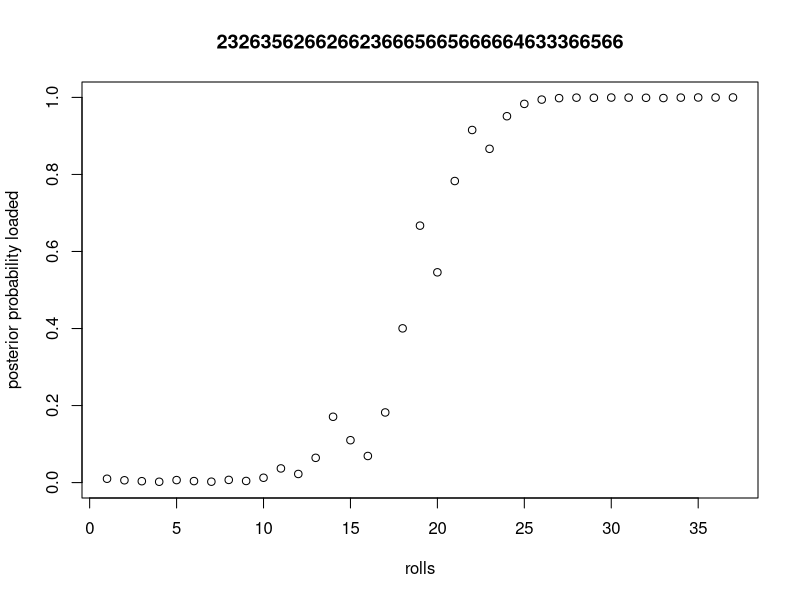
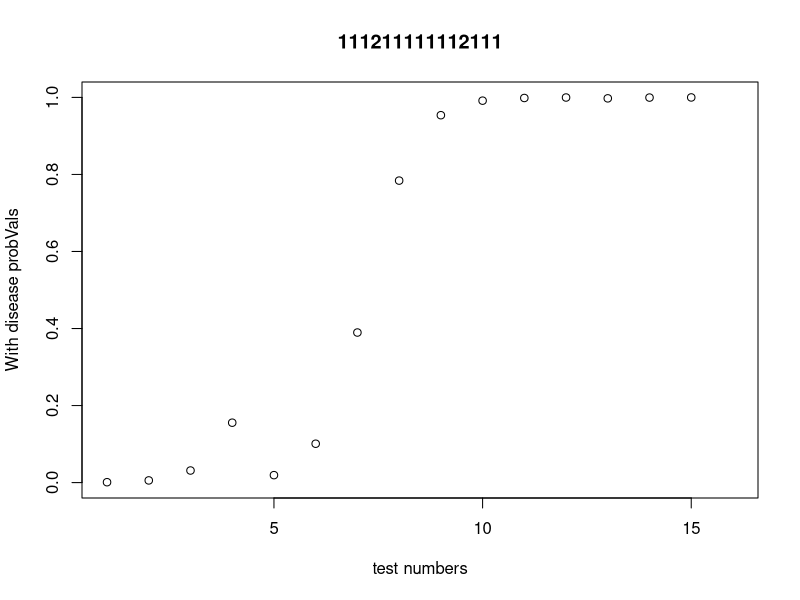
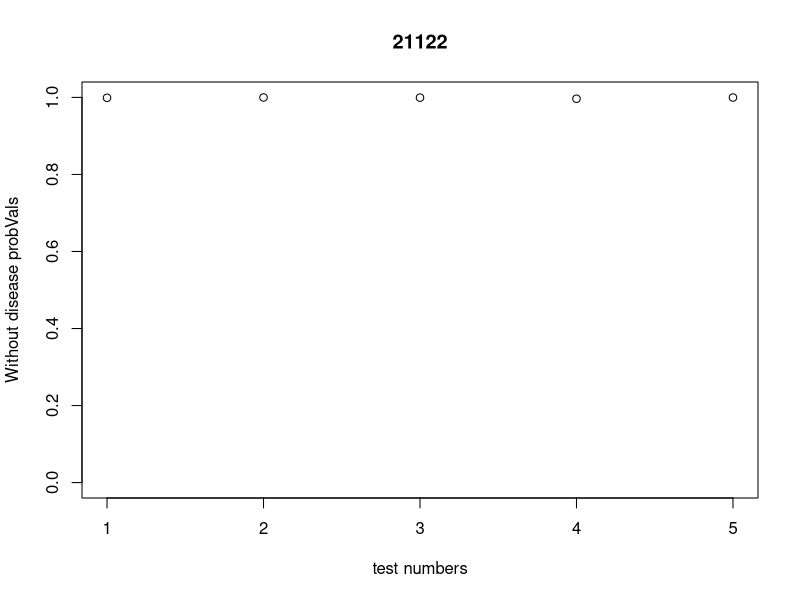
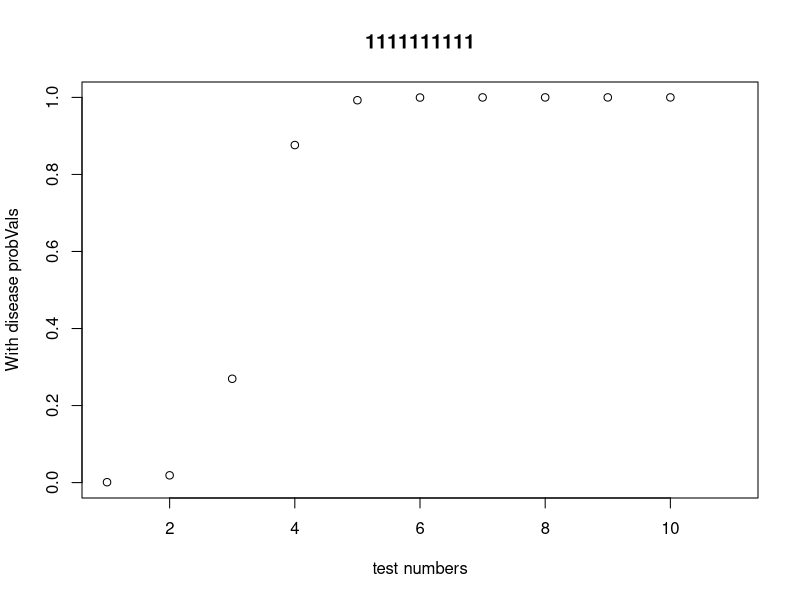
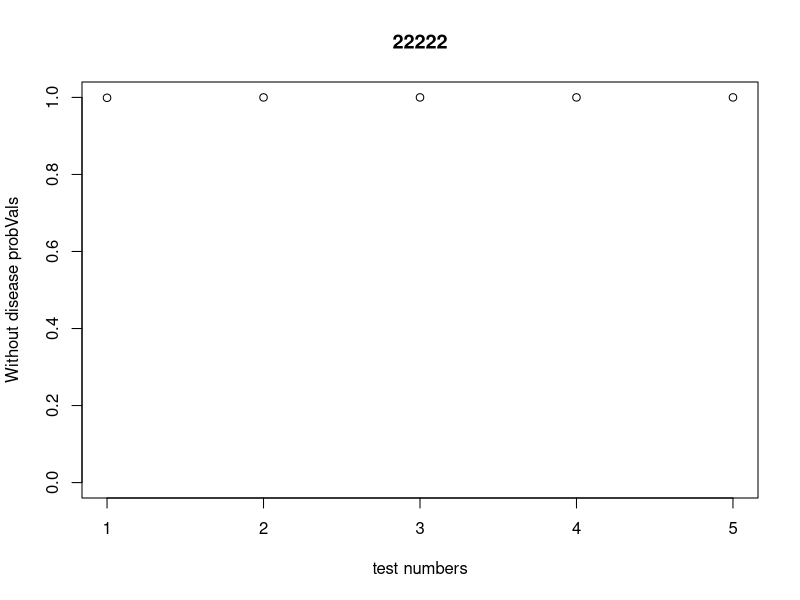

Write R code to recreate these figures, in order.
#Name: Mayuri Patel
#Email: mpate131@uncc.edu
#title: "Lab3_AdvStats"

#Problem #1

#(1) You walk into the "occasionally dishonest casino"  with prior probabilities and likelihoods set to the values in slides 21-25 of lecture #4. (that is, a "loaded" die has a 10% chance of getting a 1-5 and a 50% chance of getting a 6 but 99% of the dice are fair)  

#You pick up one die and with it roll:  2 3 2 6 3 5 6 2 6 6 2 6 6 2 3 6 6 6 5 6 6 5 6 6 6 6 6 4 6 3 3 3 6 6 5 6 6

#Make a graph of the posterior probability that you have picked up a loaded die as a function of the number of times you have rolled the die.

#Show your code.

#You can represent the rolls as
#data<-c(2,3,2,6,3,5,6,2,6,6,2,6,6,2,3,6,6,6,5,6,6,5,6,6,6,6,6,4,6,3,3,3,6,6,5,6,6)

#(2) How many times on average would you need to roll a loaded die to be 99.999%  sure that it was loaded?(Show your work)

#rolls used to roll a dice:
rolls <-c(2,3,2,6,3,5,6,2,6,6,2,6,6,2,3,6,6,6,5,6,6,5,6,6,6,6,6,4,6,3,3,3,6,6,5,6,6)

#prior probability of loaded and fair dice
prior_prob <- c(0.01,0.99) # loaded, fair

#Likelihood probability of loaded and fair dice
likelihoodloaded <- c(0.1,0.1,0.1,0.1,0.1,0.5)
likelihoodfair <- c(1/6,1/6,1/6,1/6,1/6,1/6)

#Empty vector to store the posterior probability of loaded
post_probloaded <- vector();

#This is for the title to add the roll numbers
titleStr <- ""

#for loop for the length of the rolls
for (i in 1:length(rolls)){
  
  #taking posterior probability of loaded and saved in the empty vector post_probloaded
  post_probloaded[i] <- prior_prob[1]
  
  #Calculating the marginal probability for bayesian casino dishonest dice 
  denom <- prior_prob[1]*likelihoodloaded[rolls[i]]+prior_prob[2]*likelihoodfair[rolls[i]];
  
  #Calculating the posterior probability of loaded and fair dice
  prior_prob[1] = prior_prob[1]*likelihoodloaded[rolls[i]]/denom;
  prior_prob[2] = prior_prob[2]*likelihoodfair[rolls[i]]/denom;
  
  titleStr <- paste(titleStr,rolls[i],sep="") # this is to add the title for the graph
  Sys.sleep(1) # suspend execution of R for some time interval
  
}
#Plotting the graph for posterior probability of loaded dice: 
plot(1:i,post_probloaded,main = titleStr, ylim=c(0,1),xlim= c(1,length(rolls)), xlab = "rolls", ylab= "posterior probability loaded" )


#(2) On an average we need almost 27 rolls to roll a loaded die to be 99.999%  sure that it was loaded based on the above plot of posterior probability of loaded dice and also based on below R code. 


count = 1
for (i in post_probloaded){
  
  if (i >= 0.999){
    break
  }
  else{
    count = count + 1
    next
  }
}
print(paste("The number of rolls is:", count))


#Problem #2

#You are consulting for a hospital.  They have a diagnostic test for a disease with a known background prevalence of 0.1%.

#The test has the following properties:
#p(positive result | person has disease) = 0.91
#p(negative result| person does not have disease) = 0.84

#The cost of running the test one time is $1.  The test can be repeated for each patient and the results of the test are independent of one another allowing for Bayesian updates.  The test always yields a positive or negative result.

#The requirement of the hospital is that the test is repeated for each patient until a Bayesian posterior of at least 0.99999 is reached.

#(1) Run simulations for a patient with the disease.  About how many times on average must the test be repeated to achieve the hospital's requirements?  
  
#(2) Repeat the simulations for a patient without the disease.  About how many times on average must the test be repeated to achieve the hospital's requirements?
  
#(3) The hospital plans to run the test on one million patients per year.  At a cost of $1 per test, about how much should the hospital budget to run these tests?  (That is to say, for a million patients, how many tests can the hospital anticipate running?)

#Show your work/code/justification for all answers.  	

#-(1)
# prob with disease; prob without disease
prior_test <-  c(0.001,0.999)

# p(positive) , p(negative)
likelihooddisease <- c(0.91, 0.09)
likelihoodNotdisease<- c(0.16,0.84)

#A function which takes in likelihood number and number of test
getDataFromLikelihood <- function( likelihood, numPoints) 
{
  d <- vector(mode="integer", length=numPoints);
  
  #the 1 is for the positive result; 2 is for the negative result
  # for loop the number of test 
  for( i in 1:numPoints ) 
  {
    #This is for taking with disease as number 1.
    if( runif(1) <= likelihood[1] )
    {
      d[i] <- 1; #this is for with disease
    }
    else
    {
      d[i] <- 2; # this is for without the disease
    }
    
  }
  #return the vector
  return(d)
}

#get our simulated data for disease patients and passing the test number
data <- getDataFromLikelihood(likelihooddisease, 15)

#Empty vector to store the posterior probability with disease
probVals_disease <- vector();

#This is for the title to add with disease number 1 
titleStr <- ""

#for loop for the length of the data taken for stimulation
for( i in 1:length(data))
{
  #taking posterior probability of disease and saved in the empty vector probvals
  probVals_disease[i] <- prior_test[1];
  
  #Calculating the marginal probability for a test
  denom <- prior_test[1] * likelihooddisease[data[i]] + prior_test[2] * likelihoodNotdisease[data[i]];
  
  #Calculating the posterior probability with disease and without disease
  prior_test[1] = prior_test[1] * likelihooddisease[data[i]] / denom;
  prior_test[2] = prior_test[2] * likelihoodNotdisease[data[i]] / denom;
  
  
  titleStr <- paste(titleStr,data[i],sep="")# this is to add the title for the graph
  Sys.sleep(1); # suspend execution of R for some time interval
}
#Plotting the graph for posterior probability with disease: 
plot(1:i,probVals_disease, main = titleStr,ylim=c(0,1),xlim=c(1,length(data)+1),xlab = "test numbers", ylab= "With disease probVals")


#- Almost 15 tests must be on average be repeated to achieve the hospital's requirements of 0.99999 for a patient with the disease.  

count = 1
for (i in probVals_disease){
  if (i >= 0.9999){
    break
  }
  else{
    count = count + 1
    next
  }
}
print(paste("The number of test required for patients with disease:", count))

#-(2)

# prob with disease; prob without disease
prior_test <-  c(0.001,0.999)

# p(positive) , p(negative)
likelihooddisease <- c( 0.91, 0.09)
likelihoodNotdisease<- c(0.16,0.84)


#A function which takes in likelihood number and number of test
getDataFromLikelihood <- function( likelihood, numPoints) 
{
  d <- vector(mode="integer", length=numPoints);
  
  # for loop the number of test 
  #the 1 is for the positive result; 2 is for the negative result
  for( i in 1:numPoints ) 
  {
    #This is for taking with disease as number 1.
    if( runif(1) <= likelihood[1] )
    {
      d[i] <- 1; #this is for with disease
    }
    else
    {
      d[i] <- 2; # this is for without the disease
    }
    
  }
  
  return(d)
}

#get our simulated data for not disease patients and number of test be done
data <- getDataFromLikelihood(likelihoodNotdisease, 5)

#Empty vector to store the posterior probability without disease.
probVals_withoutDisease <- vector();

#This is for the title to add without disease number 2 
titleStr <- ""

#for loop for the length of the data taken for stimulation
for( i in 1:length(data))
{
  #taking posterior probability of without disease and saved in the empty vector probvals without disease
  probVals_withoutDisease[i] <- prior_test[2];
  
  #Calculating the marginal probability for a test
  denom <- prior_test[1] * likelihooddisease[data[i]] + prior_test[2] * likelihoodNotdisease[data[i]];
  
  #Calculating the posterior probability with disease and without disease
  prior_test[1] = prior_test[1] * likelihooddisease[data[i]] / denom;
  prior_test[2] = prior_test[2] * likelihoodNotdisease[data[i]] / denom;
  
  
  titleStr <- paste(titleStr,data[i],sep="")# this is to add the title for the graph
  Sys.sleep(1);# suspend execution of R for some time interval
}
#Plotting the graph for posterior probability without disease:
plot(1:i,probVals_withoutDisease, main = titleStr,ylim=c(0,1),xlim=c(1,length(data)),xlab = "test numbers", ylab= "Without disease probVals")

#- About 3 tests must be on average be repeated to achieve the hospital's requirements of 0.99999 for a patient without the disease. 

count = 1
for (i in probVals_withoutDisease){
  
  if (i >= 0.9999){
    break
  }
  else{
    count = count + 1
    next
  }
}
print(paste("The number of test required for patients without disease:", count))

#-(3) how much should the hospital budget to run these tests? 
#- 1 million patients/year, $1/ test, and budget =?; To solve this: 1 million * 0.001 * number of test with disease + 1 million * 0.999 * number of test without disease.
budget <- 1000000 * 0.001 * 15 + 1000000 * 0.999 * 3.
print(paste("The hospital budget required to run these tests are:", budget))

#- So, it is almost 3 million... 

#Problem #3

#Another manufacturer approaches the hospital with an improved, but more expensive, test with the following properties 

#p(positive result | person has disease) = 0.96
#p(negative result| person does not have disease) = 0.95

#(1) With this test, how many times on average must the test be repeated to achieve the hospital's requirements for patients with and without the disease?
  
#(2) Considering only the cost of the test, and assuming the hospital will screen one million patients with a background prevalence of 0.1%, at about what price point for running the test one time will the hospital save money by switching to the new test?  
  
#-(1)
#- For disease:
  
# prob with disease; prob without disease
prior_tests <-  c(0.001,0.999)

# p(positive) , p(negative)
likelihooddisease <- c( 0.96, 0.04)
likelihoodNotdisease<- c(0.05,0.95)

#A function which takes in likelihood number and number of test
getDataFromLikelihood <- function( likelihood, numPoints) 
{
  d <- vector(mode="integer", length=numPoints);
  
  # for loop the number of test 
  #the 1 is for the positive result; 2 is for the negative result
  for( i in 1:numPoints ) 
  {
    #This is for taking with disease as number 1.
    if( runif(1) <= likelihood[1] )
    {
      d[i] <- 1; #this is for with disease
    }
    else
    {
      d[i] <- 2; # this is for without the disease
    }
    
  }
  
  return(d)
}


#get our simulated data for disease patients and number of test be done
data <- getDataFromLikelihood(likelihooddisease, 10)

#Empty vector to store the posterior probability with disease.
probVals_Disease <- vector();

#This is for the title to add with disease number 1 
titleStr <- ""

#for loop for the length of the data taken for stimulation
for( i in 1:length(data))
{
  #taking posterior probability of with disease and saved in the empty vector probvals with disease
  probVals_Disease[i] <- prior_tests[1];
  
  #Calculating the marginal probability for a test
  denom <- prior_tests[1] * likelihooddisease[data[i]] + prior_tests[2] * likelihoodNotdisease[data[i]];
  
  #Calculating the posterior probability with disease and without disease
  prior_tests[1] = prior_tests[1] * likelihooddisease[data[i]] / denom;
  prior_tests[2] = prior_tests[2] * likelihoodNotdisease[data[i]] / denom;
  
  
  titleStr <- paste(titleStr,data[i],sep="")# this is to add the title for the graph
  Sys.sleep(1);# suspend execution of R for some time interval
}
#Plotting the graph for posterior probability with disease:
plot(1:i,probVals_Disease, main = titleStr,ylim=c(0,1),xlim=c(1,length(data)+1),xlab = "test numbers", ylab= "With disease probVals")

count = 1
for (i in probVals_Disease){
  if (i >= 0.9999){
    break
  }
  else{
    count = count + 1
    next
  }
}
print(paste("The number of test required for patients with disease:", count))


#- For without disease:
# prob with disease; prob without disease
prior_tests <-  c(0.001,0.999)

# p(positive) , p(negative)
likelihooddisease <- c( 0.96, 0.04)
likelihoodNotdisease<- c(0.05,0.95)

#A function which takes in likelihood number and number of test
getDataFromLikelihood <- function( likelihood, numPoints) 
{
  d <- vector(mode="integer", length=numPoints);
  
  # for loop the number of test 
  #the 1 is for the positive result; 2 is for the negative result
  for( i in 1:numPoints ) 
  {
    #This is for taking with disease as number 1.
    if( runif(1) <= likelihood[1] )
    {
      d[i] <- 1; #this is for with disease
    }
    else
    {
      d[i] <- 2; # this is for without the disease
    }
    
  }
  
  return(d)
}


#get our simulated data for without disease patients and number of test be done
data <- getDataFromLikelihood(likelihoodNotdisease, 5)

#Empty vector to store the posterior probability without disease.
probVals_notDisease <- vector();

#This is for the title to add without disease number 2
titleStr <- ""

#for loop for the length of the data taken for stimulation
for( i in 1:length(data))
{
  #taking posterior probability of without disease and saved in the empty vector probvals without disease
  probVals_notDisease[i] <- prior_tests[2];
  
  #Calculating the marginal probability for a test
  denom <- prior_tests[1] * likelihooddisease[data[i]] + prior_tests[2] * likelihoodNotdisease[data[i]];
  
  #Calculating the posterior probability with disease and without disease
  prior_tests[1] = prior_tests[1] * likelihooddisease[data[i]] / denom;
  prior_tests[2] = prior_tests[2] * likelihoodNotdisease[data[i]] / denom;
  
  
  titleStr <- paste(titleStr,data[i],sep="")# this is to add the title for the graph
  Sys.sleep(1);# suspend execution of R for some time interval
}
#Plotting the graph for posterior probability without disease:
plot(1:i,probVals_notDisease, main = titleStr,ylim=c(0,1),xlim=c(1,length(data)),xlab = "test numbers", ylab= "Without disease probVals")

count = 1
for (i in probVals_notDisease){
  if (i >= 0.9999){
    break
  }
  else{
    count = count + 1
    next
  }
}
print(paste("The number of test required for patients without disease:", count))

#- With the disease the number of tests that must be repeated are almost 7 and without the disease it should be 2 to meet the hospital requirement. 

#-(2) what price point for running the test one time will the hospital save money by switching to the new test?
#- For running the test one time:

budget <- 1000000 * 0.001 * 7 + 1000000 * 0.999 * 2
print(paste("The hospital budget required to run this test is:", budget))

#- So, the hospital save money by switching to the new test is almost 1 million as it comes from 3 million from question 2 test result output minus the 2 million from question 3 test result output. 